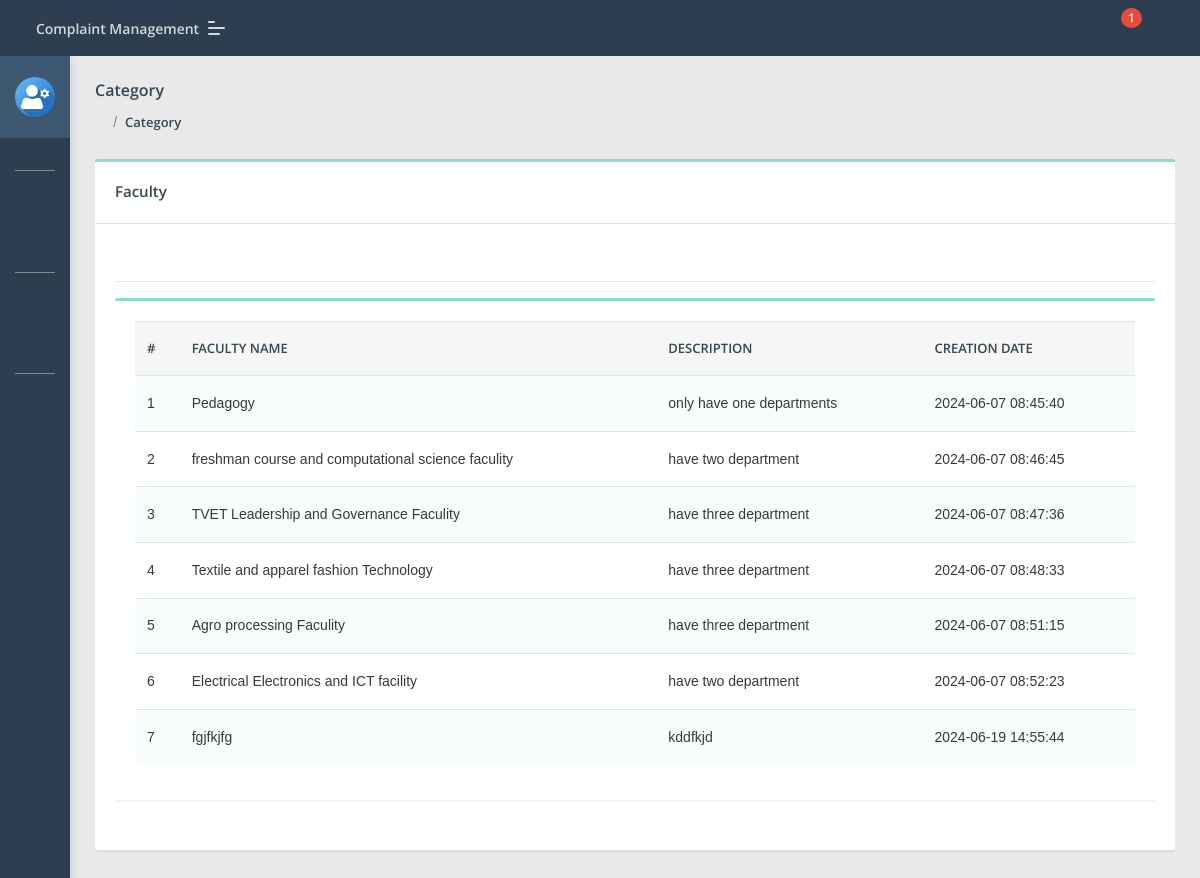
/Faculty/category.php (signed in), run on the app's committed database.
### tables this page shows
CREATE TABLE `category` (
  `id` int(11) NOT NULL,
  `categoryName` varchar(255) DEFAULT NULL,
  `categoryDescription` longtext,
  `creationDate` timestamp NULL DEFAULT CURRENT_TIMESTAMP,
  `updationDate` timestamp NULL DEFAULT NULL ON UPDATE CURRENT_TIMESTAMP
);

### Faculty/category.php (the view, shortened to what this page needs)
<?php
include('include/config.php');
if(strlen($_SESSION['fid'])==0)
    {
header('location:index.php');
}
else{
?>
<!DOCTYPE html>
<html lang="en">
<head>
    <link rel="stylesheet" href="assets/css/style.css">
</head>
<body class="">
	<?php include('include/sidebar.php');?>
	<?php include('include/header.php');?>
<section class="pcoded-main-container">
    <div class="pcoded-content">
        <div class="page-header">
            <div class="page-block">
                <div class="row align-items-center">
                    <div class="col-md-12">
                        <div class="page-header-title">
                            <h5 class="m-b-10">Category</h5>
                        </div>
                        <ul class="breadcrumb">
                            <li class="breadcrumb-item"><a href="dashboard.php"><i class="feather icon-home"></i></a></li>
                            <li class="breadcrumb-item"><a href="category.php">Category</a></li>
                        </ul>
                    </div>
                </div>
            </div>
        </div>
        <div class="row">
            <div class="col-sm-12">
                <div class="card">
                    <div class="card-header">
                        <h5>Faculty</h5>
                    </div>
                    <div class="card-body">
                        <div class="row">
                            <div class="col-md-10">
                                    <br />
                            </div>
                        </div>
                     <hr>
                      <div class="row">
                            <div class="col-xl-12">
                <div class="card">
                    <div class="card-body table-border-style">
                        <div class="table-responsive">
                            <table class="table table-striped">
                                <thead>
                                    <tr>
                                            <th>#</th>
                                            <th>Faculty Name</th>
                                            <th>Description</th>
                                            <th>Creation date</th>
                                        </tr>
                                </thead>
                                <tbody>
                                    <?php $query=mysqli_query($con,"select * from category");
$cnt=1;
while($row=mysqli_fetch_array($query))
{
?>
                                        <tr>
                                            <td><?php echo htmlentities($cnt);?></td>
                                            <td><?php echo htmlentities($row['categoryName']);?></td>
                                            <td><?php echo htmlentities($row['categoryDescription']);?></td>
                                            <td> <?php echo htmlentities($row['creationDate']);?></td>
                                        </tr>
                                        <?php $cnt=$cnt+1; } ?>
                                </tbody>
                            </table>
                        </div>
                    </div>
                </div>
            </div>
                        </div>
                    </div>
                </div>
            </div>
        </div>
    </div>
</section>
</body>
</html>
<?php } ?>

### data on the page
category: categoryName "Pedagogy", categoryDescription "only have one departments", creationDate "2024-06-07 08:45:40"
category: categoryName "freshman course and computational science faculity", categoryDescription "have two department", creationDate "2024-06-07 08:46:45"
category: categoryName "TVET Leadership and Governance Faculity", categoryDescription "have three department", creationDate "2024-06-07 08:47:36"
category: categoryName "Textile and apparel fashion Technology", categoryDescription "have three department", creationDate "2024-06-07 08:48:33"
category: categoryName "Agro processing Faculity", categoryDescription "have three department", creationDate "2024-06-07 08:51:15"
category: categoryName "Electrical Electronics and ICT facility", categoryDescription "have two department", creationDate "2024-06-07 08:52:23"
category: categoryName "fgjfkjfg", categoryDescription "kddfkjd", creationDate "2024-06-19 14:55:44"

### other printed values
$num1 "1"
